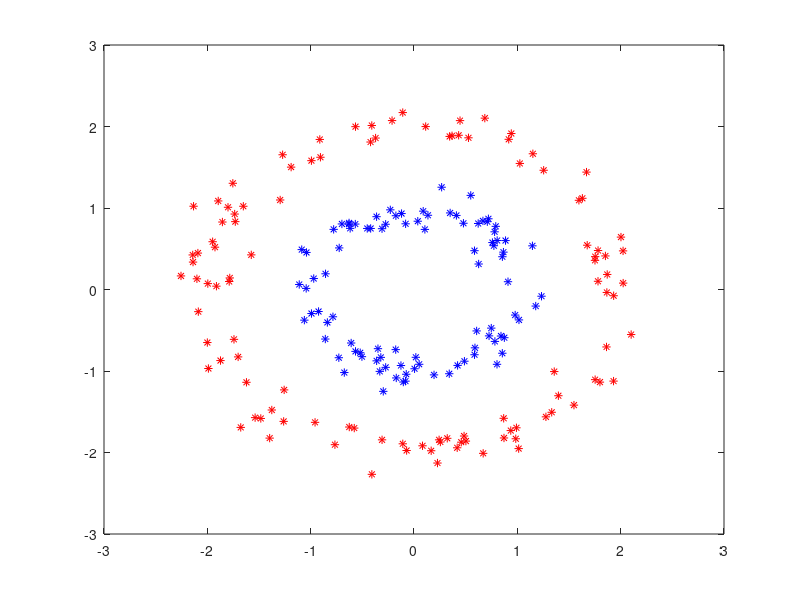

Write MATLAB code to recreate this figure. (Note: this script raises an error after producing the figure.)
% Initialization
clear ; close all; clc

load('dataset2.mat');
rand('seed', 1);
[m,n] = size(X);
figure;
plot(X(Y==1,1),X(Y==1,2),'r*');
hold on;
plot(X(Y==-1,1),X(Y==-1,2),'b*');
cv = cvpartition(m,'kfold',10);
error = [];
C = 1;
epsilon = C*1e-6;
time = [];
for i = 1:cv.NumTestSets
    tic()
    trainIndex =  cv.training(i);
    testIndex = cv.test(i);
    trainX = X(trainIndex,:);
    testX = X(testIndex,:);
    trainY = Y(trainIndex,:);
    testY = Y(testIndex,:);
    [alpha] = mysvmnonseparabledual(trainX, trainY,@kernelFunction,C);
    indexList  =  alpha>epsilon ;
%    plot(trainX(indexList,1),trainX(indexList,2),'y*');
    time = [time toc];
    predictY = predictNonLinear(testX,trainY,alpha,indexList,trainX,@kernelFunction);
%    plotPointsNL(trainX,alpha,trainY,indexList,@kernelFunction);
    error = [error mean(double(predictY ~= testY)*100)];
    
end
accuarcy = 100 - error
time
avgAccuracy = 100 - mean(error)
avgTime = mean(time)

